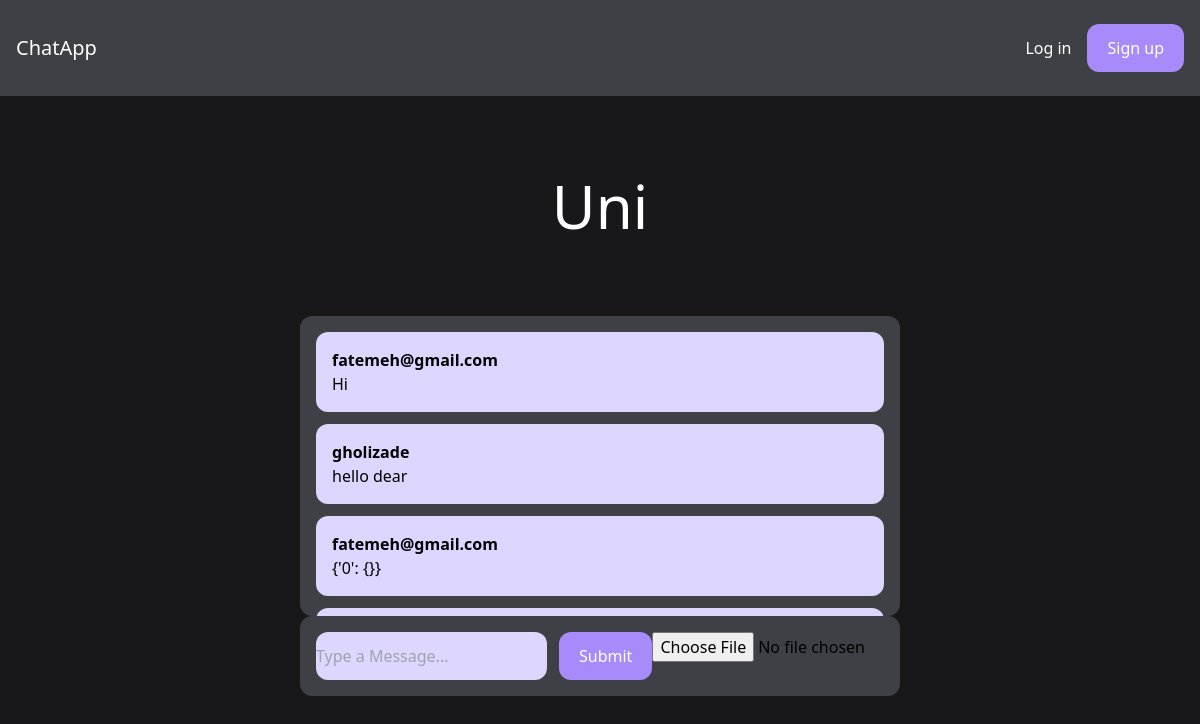
The app's page /rooms/uni/ (signed in) with its own data.
### room/models.py (models this page shows)
class Room(models.Model):
    name= models.CharField(max_length=255)
    slug = models.SlugField(unique=True)

class Message(models.Model):
    room = models.ForeignKey(Room,related_name='messages',on_delete=models.CASCADE)
    user = models.ForeignKey(User,related_name='messages',on_delete=models.CASCADE)
    content = models.TextField()
    date_added = models.DateTimeField(auto_now_add=True)
    class Meta:
        ordering = ('date_added',)

### room/views.py (the view)
# urls.py: path('rooms/',include('room.urls')),
@login_required
def room(request, slug):
    room = Room.objects.get(slug=slug)
    messages = Message.objects.filter(room = room)[0:25]
    return render(request,'room/room.html',{'room':room,'messages':messages})

### room/templates/room/room.html (shortened to what this page needs)
{% extends 'core/base.html'%}
{% block content%}
<div class="p-10 lg:p-20 text-center" >
    <h1 class="text-3xl lg:text-6xl text-white">
        {{ room.name }}
    </h1>
</div>
<div class="lg:w-2/4 mx-4 lg:mx-auto  p-4 bg-zinc-700 rounded-xl" style="overflow-y:scroll;height:300px">
<div class="chat-messeges space-y-3" id="chat-messages">
    {% for message in messages %}
        <div class="p-4 bg-violet-200 rounded-xl">
            <p class="font-semibold">{{ message.user.username }}</p>
            <p> {{message.content}} </p>
        </div>
    {% endfor %}
    </div>
</div>
<div class="lg:w-2/4 mx-4 lg:mx-auto p-4 bg-zinc-700 rounded-xl">
    <form method="post" action="." class="flex" >
        <input type="text" name="content" class="flex-1 mr-3 bg-violet-200	rounded-xl" placeholder="Type a Message..." id="chat-message-input">
        <button class="px-5 py-3 rounded-xl text-white bg-violet-400 hover:bg-violet-500"
        id="chat-message-submit">
            Submit
        </button>
        <input type="file" accept="image/*" id="file-input" />
    </form>
</div>
{% endblock %}

### records on screen
Room: name "Uni"
Message: user.username "fatemeh@gmail.com", content "Hi"
Message: user.username "gholizade", content "hello dear"
Message: user.username "fatemeh@gmail.com", content "{'0': {}}"
